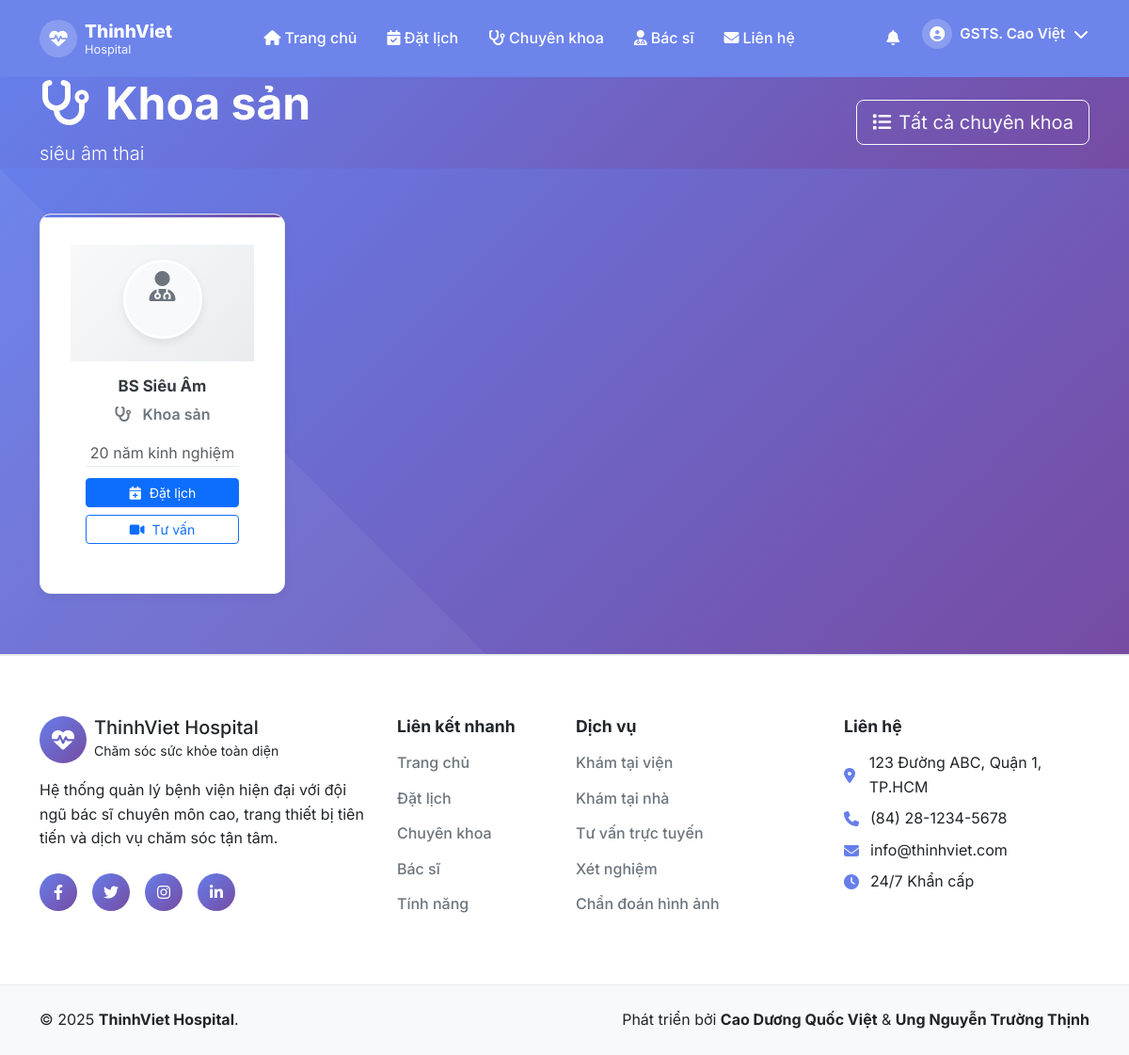
Page /doctors_by_specialty?slug=sieu-am (signed in) on the committed database.
### tables this page shows
CREATE TABLE `bac_si` (
  `id` int(11) NOT NULL,
  `ten` varchar(255) NOT NULL,
  `email` varchar(255) NOT NULL,
  `mat_khau` varchar(255) NOT NULL,
  `so_dien_thoai` varchar(20) DEFAULT NULL,
  `chuyen_khoa_id` int(11) DEFAULT NULL,
  `chuyen_khoa` varchar(100) DEFAULT NULL,
  `so_giay_phep` varchar(50) DEFAULT NULL,
  `so_nam_kinh_nghiem` int(11) DEFAULT 0,
  `ngay_tao` timestamp NOT NULL DEFAULT current_timestamp(),
  `ngay_cap_nhat` timestamp NOT NULL DEFAULT current_timestamp() ON UPDATE current_timestamp(),
  `hinh_anh` varchar(255) DEFAULT NULL
);

CREATE TABLE `chuyen_khoa` (
  `id` int(11) NOT NULL,
  `ten` varchar(100) NOT NULL,
  `slug` varchar(120) DEFAULT NULL,
  `mo_ta` text DEFAULT NULL,
  `icon` varchar(100) DEFAULT NULL,
  `thu_tu` int(11) DEFAULT 0,
  `trang_thai` enum('active','inactive') DEFAULT 'active',
  `ngay_tao` timestamp NOT NULL DEFAULT current_timestamp(),
  `ngay_cap_nhat` timestamp NOT NULL DEFAULT current_timestamp() ON UPDATE current_timestamp()
);

### Controllers/DoctorController.php (called while the page is built, shortened)
<?php
require_once 'Models/Doctor.php';
require_once 'Controllers/AuthController.php';
require_once 'config/database.php';
class DoctorController
{
    private $doctorModel;
    public function __construct()
    {
        $this->doctorModel = new Doctor();
        require_once 'config/database.php';
    }
    public function listBySpecialty()
    {
        $slug = $_GET['slug'] ?? '';
        require_once 'Models/Specialty.php';
        $spModel = new Specialty();
        $specialty = $spModel->getBySlug($slug);
        $doctors = $this->doctorModel->getBySpecialization($specialty['ten']);
        include 'Views/doctor/doctors_by_specialty.php';
    }
}

### Views/layouts/layout_helper.php (called while the page is built, shortened)
<?php
function getCurrentUserContext()
{
$defaults = ['id' => null, 'role' => '', 'name' => '', 'email' => ''];
try {
require_once 'Controllers/AuthController.php';
if (class_exists('AuthController')) {
$a = new AuthController();
if (method_exists($a, 'resolveCurrentUserContext')) {
$ctx = $a->resolveCurrentUserContext();
if (is_array($ctx) && !empty($ctx)) return array_merge($defaults, $ctx);
}
}
} catch (Exception $e) {
}
return [
'id' => $_SESSION['user_id'] ?? null,
'role' => '',
'name' => '',
'email' => '',
];
}

### Controllers/AuthController.php (called while the page is built, shortened)
<?php
require_once 'Models/Doctor.php';
class AuthController
{
    private function resolveUserByFallback($uid): ?array
    {
        try {
            $doc = new Doctor();
            $d = $doc->getById($uid);
            if ($d) {
                $spec = isset($d['chuyen_khoa_id']) ? (int)$d['chuyen_khoa_id'] : 0;
                $role = ($spec === 16) ? 'xray_doctor' : (($spec === 18) ? 'sieuam_doctor' : 'doctor');
                return [
                    'role' => $role,
                    'name' => $d['ten'] ?? '',
                    'email' => $d['email'] ?? '',
                    'chuyen_khoa_id' => $spec
                ];
            }
        } catch (Exception $e) {
        }
        return null;
    }
    public function resolveCurrentUserContext(): array
    {
        static $cached;
        if ($cached !== null) return $cached;
        $cached = ['id' => null, 'role' => '', 'name' => '', 'email' => '', 'chuyen_khoa_id' => null];
        $uid = $_SESSION['user_id'] ?? null;
        $cached['id'] = (int)$uid;
        $result = $this->resolveUserByFallback($uid);
        if ($result) {
            $cached = array_merge($cached, $result);
        }
        return $cached;
    }
}

### config/database.php (called while the page is built, shortened)
<?php
class Database
{
    private $host;
    private $db_name;
    private $username;
    private $password;
    public function __construct()
    {
        $this->host = $_ENV['DB_HOST'] ?? getenv('DB_HOST') ?? 'localhost';
        $this->db_name = $_ENV['DB_NAME'] ?? getenv('DB_NAME') ?? 'clinic-management';
        $this->username = $_ENV['DB_USER'] ?? getenv('DB_USER') ?? 'root';
        $this->password = $_ENV['DB_PASS'] ?? getenv('DB_PASS') ?? '';
    }
    private function loadEnvFile()
    {
        $envFile = __DIR__ . '/../.env';
    }
    public function getConnection()
    {
        $this->conn = null;
        try {
            $this->conn = new PDO("mysql:host=" . $this->host . ";dbname=" . $this->db_name, $this->username, $this->password);
            $this->conn->exec("set names utf8");
            $this->conn->setAttribute(PDO::ATTR_ERRMODE, PDO::ERRMODE_EXCEPTION);
        } catch (PDOException $exception) {
            error_log("Database connection error: " . $exception->getMessage());
            echo "Database connection failed. Please try again later.";
        }
        return $this->conn;
    }
}

### Models/User.php (called while the page is built, shortened)
<?php
require_once 'config/database.php';
class User
{
    public function __construct()
    {
        $database = new Database();
        $this->conn = $database->getConnection();
    }
}

### Models/Doctor.php (called while the page is built, shortened)
<?php
require_once 'Models/User.php';
class Doctor extends User
{
    public function __construct()
    {
        $this->table_name = "bac_si";
    }
    public function getById(int $id): ?array
    {
        $query = "SELECT bs.id, bs.ten, bs.email, bs.so_dien_thoai,
                         ck.ten AS chuyen_khoa, bs.so_giay_phep, bs.so_nam_kinh_nghiem, bs.mat_khau, bs.ngay_tao, bs.ngay_cap_nhat, bs.hinh_anh
                  FROM " . $this->table_name . " bs
                  LEFT JOIN chuyen_khoa ck ON ck.id = bs.chuyen_khoa_id
                  WHERE bs.id = :id";
        $stmt = $this->conn->prepare($query);
        $stmt->bindParam(":id", $id);
        $stmt->execute();
        $row = $stmt->fetch(PDO::FETCH_ASSOC);
        return $row ?: null;
    }
    public function getBySpecialization($specialization)
    {
        $query = "SELECT bs.id, bs.ten, bs.email, bs.so_dien_thoai, ck.ten AS chuyen_khoa, bs.so_giay_phep, bs.so_nam_kinh_nghiem, bs.hinh_anh
                  FROM " . $this->table_name . " bs
                  LEFT JOIN chuyen_khoa ck ON ck.id = bs.chuyen_khoa_id
                  WHERE ck.ten = :chuyen_khoa";
        $stmt = $this->conn->prepare($query);
        $stmt->bindParam(":chuyen_khoa", $specialization);
        $stmt->execute();
        return $stmt->fetchAll(PDO::FETCH_ASSOC);
    }
}

### Views/layouts/socket_bootstrap.php (called while the page is built, shortened)
<?php
require_once __DIR__ . '/layout_helper.php';
$ctx = function_exists('getCurrentUserContext') ? getCurrentUserContext() : ['id' => null, 'role' => '', 'name' => ''];
?>

### Models/Specialty.php (called while the page is built, shortened)
<?php
require_once 'config/database.php';
class Specialty
{
    private $conn;
    private $table = 'chuyen_khoa';
    public function __construct()
    {
        $db = new Database();
        $this->conn = $db->getConnection();
    }
    public function getBySlug($slug)
    {
        $sql = "SELECT id, ten, slug, mo_ta, icon FROM {$this->table} WHERE slug = :slug";
        $stmt = $this->conn->prepare($sql);
        $stmt->bindParam(':slug', $slug);
        $stmt->execute();
        return $stmt->fetch(PDO::FETCH_ASSOC);
    }
}

### Views/doctor/doctors_by_specialty.php (the view, shortened to what this page needs)
<?php $page_title = 'Bác sĩ - ' . ($specialty['ten'] ?? 'Chuyên khoa');
include 'Views/layouts/header.php'; ?>
<section class="page-header bg-gradient-primary text-white" style="margin-top: 81px;">
    <div class="container">
        <div class="row align-items-center">
            <div class="col-lg-8">
                <h1 class="display-5 fw-bold mb-2"><i
                        class="fas fa-stethoscope me-3"></i><?php echo htmlspecialchars($specialty['ten']); ?></h1>
                <?php if (!empty($specialty['mo_ta'])): ?><p class="lead mb-0">
                    <?php echo htmlspecialchars($specialty['mo_ta']); ?></p><?php endif; ?>
            </div>
            <div class="col-lg-4 text-lg-end">
                <a href="./specialties_all" class="btn btn-outline-light btn-lg"><i class="fas fa-list me-2"></i>Tất cả
                    chuyên khoa</a>
            </div>
        </div>
    </div>
</section>
<section class="doctors-section py-5">
    <div class="container">
        <div class="row" id="doctorsContainer">
            <?php foreach ($doctors as $doc): ?>
            <?php
                $experience = (int)($doc['so_nam_kinh_nghiem'] ?? 0);
                $specialty = $doc['chuyen_khoa'] ?: 'Đa khoa';
                ?>
            <div class="col-xl-3 col-lg-4 col-md-6 col-sm-6 mb-3 doctor-item animate-on-scroll"
                data-spec="<?php echo htmlspecialchars($specialty); ?>"
                data-name="<?php echo htmlspecialchars($doc['ten']); ?>"
                data-phone="<?php echo htmlspecialchars($doc['so_dien_thoai'] ?: ''); ?>"
                data-experience="<?php echo $experience; ?>">
                <div class="doctor-card h-100">
                    <div class="doctor-header">
                        <div class="doctor-avatar">
                            <div class="avatar-placeholder"
                                style="display: none; width: 100%; height: 100%; background: #f8f9fa; border-radius: 50%; display: flex; align-items: center; justify-content: center; color: #6c757d; font-size: 2rem;">
                                <i class="fas fa-user-md"></i>
                            </div>
                        </div>
                    </div>
                    <div class="doctor-body">
                        <h5 class="doctor-name"><?php echo htmlspecialchars($doc['ten']); ?></h5>
                        <p class="doctor-specialty">
                            <i class="fas fa-stethoscope me-2"></i>
                            <?php echo htmlspecialchars($specialty); ?>
                        </p>
                        <div class="doctor-meta text-muted">
                            <span><?php echo $experience; ?> năm kinh nghiệm</span>
                        </div>
                        <div class="doctor-actions">
                            <a href="./hospital_appointment?doctor_id=<?php echo base64_encode($doc['id']); ?>"
                                class="btn btn-primary btn-sm w-100 mb-2">
                                <i class="fas fa-calendar-plus me-2"></i>Đặt lịch
                            </a>
                            <a href="./consultation_booking?doctor_id=<?php echo base64_encode($doc['id']); ?>"
                                class="btn btn-outline-primary btn-sm w-100">
                                <i class="fas fa-video me-2"></i>Tư vấn
                            </a>
                        </div>
                    </div>
                </div>
            </div>
            <?php endforeach; ?>
        </div>
    </div>
</section>
<?php include 'Views/layouts/footer.php'; ?>

### Views/layouts/header.php (shortened to what this page needs)
<!DOCTYPE html>
<html lang="vi">
<head>
    <?php include 'Views/layouts/socket_bootstrap.php'; ?>
    <link href="https://cdn.jsdelivr.net/npm/bootstrap@5.3.0/dist/css/bootstrap.min.css" rel="stylesheet">
    <link href="https://cdnjs.cloudflare.com/ajax/libs/font-awesome/6.4.0/css/all.min.css" rel="stylesheet">
    <link rel="stylesheet" href="./assets/css/home.css?v=<?php echo filemtime('./assets/css/home.css'); ?>">
    <link rel="stylesheet" href="./assets/css/theme.css?v=<?php echo filemtime('./assets/css/theme.css'); ?>">
</head>
<body>
    <nav class="navbar navbar-expand-lg navbar-dark fixed-top" id="mainNav">
        <div class="container">
            <a class="navbar-brand d-flex align-items-center" href="./home">
                <div class="brand-icon me-2">
                    <i class="fas fa-heartbeat"></i>
                </div>
                <div class="brand-text">
                    <span class="brand-name">ThinhViet</span>
                    <span class="brand-subtitle">Hospital</span>
                </div>
            </a>
            <div class="collapse navbar-collapse" id="navbarNav">
                <ul class="navbar-nav mx-auto">
                    <li class="nav-item">
                        <a class="nav-link" href="home">
                            <i class="fas fa-home me-1"></i>Trang chủ
                        </a>
                    </li>
                    <li class="nav-item">
                        <a class="nav-link" href="doctor_team">
                            <i class="fas fa-calendar-check me-1"></i>Đặt lịch
                        </a>
                    </li>
                    <li class="nav-item">
                        <a class="nav-link" href="./home#chuyenkhoa">
                            <i class="fas fa-stethoscope me-1"></i>Chuyên khoa
                        </a>
                    </li>
                    <li class="nav-item">
                        <a class="nav-link" href="./home#doctors">
                            <i class="fas fa-user-md me-1"></i>Bác sĩ
                        </a>
                    </li>
                    <li class="nav-item">
                        <a class="nav-link" href="./contact">
                            <i class="fas fa-envelope me-1"></i>Liên hệ
                        </a>
                    </li>
                </ul>
                <ul class="navbar-nav">
                    <?php $ctx = getCurrentUserContext(); ?>
                    <?php if (!$ctx['id']) : ?>
                    <li class="nav-item">
                        <a class="nav-link btn btn-outline-light btn-sm px-3" href="login">
                            <i class="fas fa-sign-in-alt me-1"></i>Đăng nhập
                        </a>
                    </li>
                    <li class="nav-item ms-2">
                        <a class="nav-link btn btn-primary btn-sm px-3" href="./register">
                            <i class="fas fa-user-plus me-1"></i>Đăng ký
                        </a>
                    </li>
                    <?php else : ?>
                    <li class="nav-item me-2">
                        <div class="dropdown">
                            <a class="nav-link position-relative" href="#" role="button" data-bs-toggle="dropdown"
                                aria-expanded="false" title="Thông báo">
                                <i class="fas fa-bell"></i>
                            </a>
                        </div>
                    </li>
                    <li class="nav-item">
                        <div class="dropdown d-flex align-items-center">
                            <div class="user-avatar me-2">
                                <i class="fas fa-user-circle"></i>
                            </div>
                            <span
                                class="user-name me-1"><?php echo htmlspecialchars($ctx['name'] ?: 'Người dùng', ENT_QUOTES, 'UTF-8'); ?></span>
                            <button class="btn btn-link text-white p-0 ms-1" type="button" data-bs-toggle="dropdown"
                                aria-expanded="false">
                                <i class="fas fa-chevron-down"></i>
                            </button>
                        </div>
                    </li>
                    <?php endif; ?>
                </ul>
            </div>
        </div>
    </nav>

### rows in the picture
bac_si: ten "GSTS. Cao Việt"
chuyen_khoa: ten "Khoa sản", mo_ta "siêu âm thai"
bac_si: ten "BS Siêu Âm", chuyen_khoa.ten "Khoa sản", so_nam_kinh_nghiem "20"
